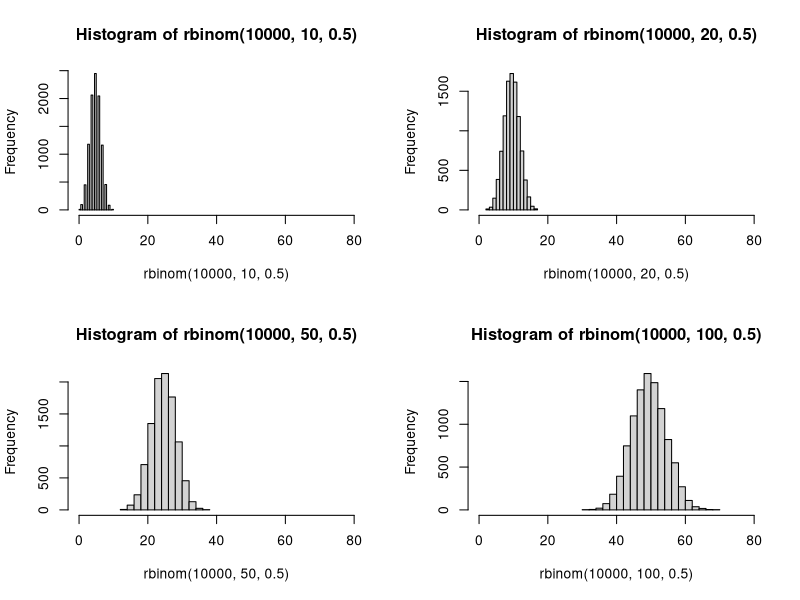
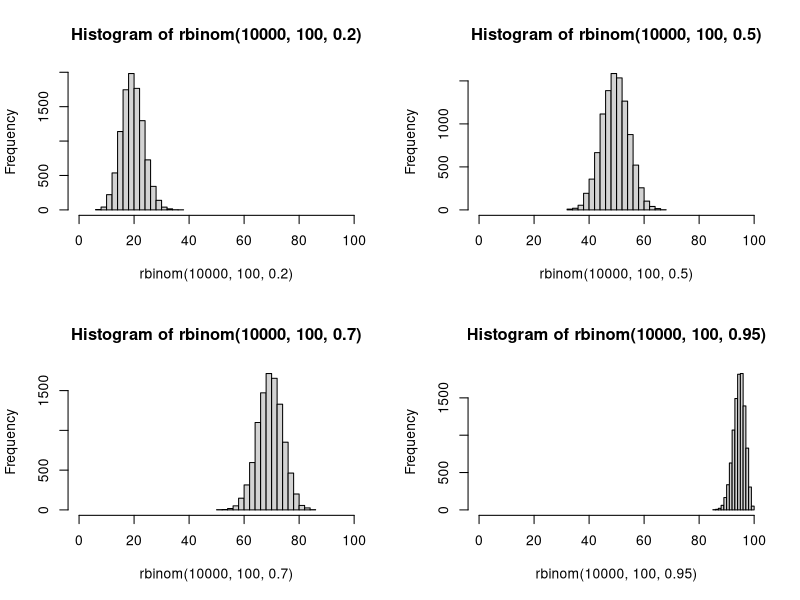
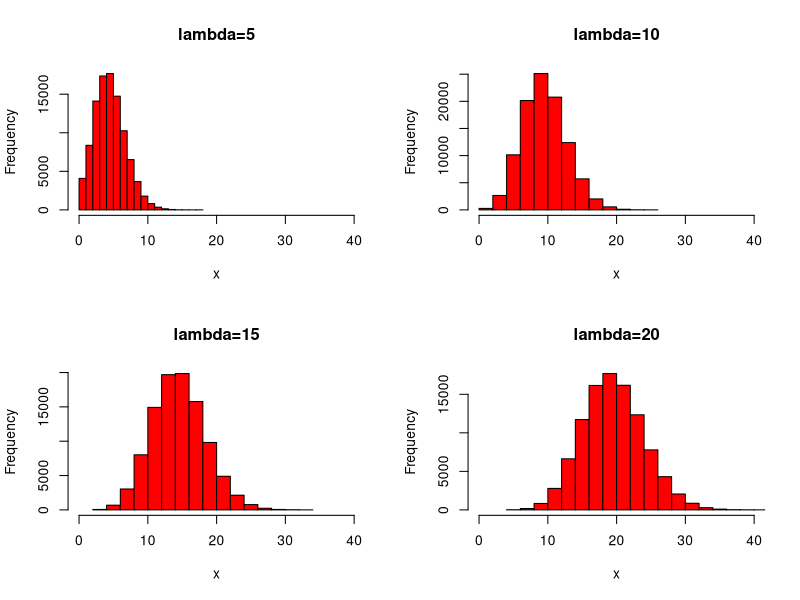

Reproduce these figures in R, in order.
###########################################################################
###### Probability, Statistics, and Data A Fresh Approach Using R    ######
###### By Darrin Speegle and Bryan Clair                             ######
###### online textbook:                                              ######
###### https://mathstat.slu.edu/~speegle/_book/preface.html          ######
###########################################################################

#############################################################
############ Chapter 3 Discrete Random Variables ############
#############################################################



# Example 3.5
# Let X denote the number of Heads observed when a coin is tossed 
# three times. Estimate the pdf. 
nsim = 10000
X <- replicate(nsim, {
  coin_toss <- sample(c("H", "T"), 3, replace = TRUE)
  sum(coin_toss == "H")
})

table(X) / nsim
# Here we sample 30 values of  X without "flipping" any "coins":
sample(0:3, 30, replace = TRUE, prob = c(0.125, 0.375, 0.375, 0.125))



# Example 3.9
# Using simulation, we determine the expected value of a die roll. 
# Here are 30 observations and their average:
rolls <- sample(1:6, 30, replace = TRUE)
rolls
mean(rolls)
# The mean appears to be somewhere between 3 and 4. 
# Using more trials gives more accuracy:  
rolls <- sample(1:6, 10000, replace = TRUE)
mean(rolls)



# Example 3.12
# Let X denote the number of heads observed when 3 coins are tossed.
# Estimate E[X].  
X <- replicate(10000, {
  coin_toss <- sample(c("H", "T"), 3, replace = TRUE)
  sum(coin_toss == "H")
})
mean(X)


# Figure 3.2: Binomial distributions with p=0.5 and various values of n.
par(mfrow = c(2,2))
# flip 10 coins 10,000 times
hist(rbinom(10000, 10, 0.5), xlim = c(0,80))
# flip 20 coins 10,000 times
hist(rbinom(10000, 20, 0.5), xlim = c(0,80))
# flip 50 coins 10,000 times
hist(rbinom(10000, 50, 0.5), xlim = c(0,80))
# flip 100 coins 10,000 times
hist(rbinom(10000, 100, 0.5), xlim = c(0,80))



# Figure 3.3: Binomial distributions with  n=100 and various values of p.
par(mfrow = c(2,2))
hist(rbinom(10000, 100, 0.2), xlim = c(0,100))
hist(rbinom(10000, 100, 0.5), xlim = c(0,100))
hist(rbinom(10000, 100, 0.7), xlim = c(0,100))
hist(rbinom(10000, 100, 0.95), xlim = c(0,100))
  
  
# Example
# It is known that any toy produced by a certain 
# machine will be defective with probability 0.02, 
# independently of any other toy. Suppose we sample 
# 50 toys produced from this machine.

# part 2.  Use R command to compute the probability that 
# there are five defective toys in the sample.
dbinom(x = 5, size = 50, prob = 0.02)
# part 3.Find the probability that at most three will be defective. 
dbinom(x = 0:3, size = 50, prob = 0.02)
sum ( dbinom(x = 0:3, size = 50, prob = 0.02)  )
# part 4. Find the probability that at least three will be defective. 
1- sum ( dbinom(x = 0:2, size = 50, prob = 0.02)  )  
# part 5. Calculate P(2 =< X =< 6).
sum ( dbinom(x = 2:6, size = 50, prob = 0.02)  ) 



# Example 3.24
# Roll a die until a 4 is tossed. What is the expected number of rolls? 
event <- replicate(10000, {
  roll <- sample(1:6, 100, replace = TRUE)
  which(roll == 4)[1]
})
mean(event)



# Example 3.32
# Variance of a die roll is
X <- sample(1:6, 100000, replace = TRUE)
var(X)
# standard deviation of a die roll is
sd(X)



# Figure 3.6: Poisson pmfs with various means
par(mfrow = c(2, 2))
hist(rpois(99999, 5), xlim = c(0, 40), col = "red", xlab="x", main = "lambda=5")
hist(rpois(99999, 10), xlim = c(0, 40), col = "red", xlab="x", main = "lambda=10")
hist(rpois(99999, 15), xlim = c(0, 40), col = "red", xlab="x", main = "lambda=15")
hist(rpois(99999, 20), xlim = c(0, 40), col = "red", xlab="x", main = "lambda=20")

 
# Example 3.38
# Suppose a typist makes typos at a rate of 3 typos per 10 pages. 
# 1. What is the probability that they will make 
# exactly 2 typos on a 10 page document? 
dpois(2, 3)
# 2. What is the probability that they will make 
# at most 1 typo on a five page document?
ppois(1, 1.5)

  
  